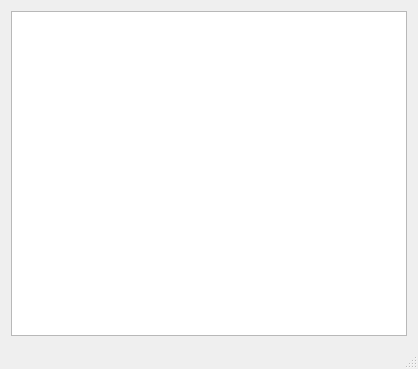
<?xml version="1.0" encoding="UTF-8"?>
<ui version="4.0">
 <class>MainWindow</class>
 <widget class="QMainWindow" name="MainWindow">
  <property name="geometry">
   <rect>
    <x>0</x>
    <y>0</y>
    <width>418</width>
    <height>369</height>
   </rect>
  </property>
  <property name="windowTitle">
   <string>MainWindow</string>
  </property>
  <widget class="QWidget" name="centralWidget">
   <layout class="QGridLayout" name="gridLayout">
    <item row="0" column="0">
     <widget class="QTableWidget" name="tableWidget">
      <property name="showGrid">
       <bool>false</bool>
      </property>
     </widget>
    </item>
   </layout>
  </widget>
  <widget class="QStatusBar" name="statusBar"/>
 </widget>
 <layoutdefault spacing="6" margin="11"/>
 <resources/>
 <connections/>
</ui>
